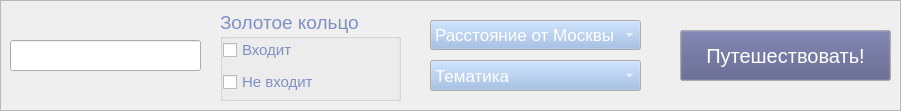
   <widget class="QFrame" name="frame_search">
    <property name="geometry">
     <rect>
      <x>450</x>
      <y>20</y>
      <width>901</width>
      <height>111</height>
     </rect>
    </property>
    <property name="font">
     <font>
      <pointsize>14</pointsize>
     </font>
    </property>
    <property name="frameShape">
     <enum>QFrame::StyledPanel</enum>
    </property>
    <property name="frameShadow">
     <enum>QFrame::Raised</enum>
    </property>
    <widget class="QLineEdit" name="line_city_input">
     <property name="geometry">
      <rect>
       <x>10</x>
       <y>40</y>
       <width>191</width>
       <height>31</height>
      </rect>
     </property>
     <property name="font">
      <font>
       <pointsize>14</pointsize>
      </font>
     </property>
     <property name="layoutDirection">
      <enum>Qt::LeftToRight</enum>
     </property>
     <property name="alignment">
      <set>Qt::AlignLeading|Qt::AlignLeft|Qt::AlignVCenter</set>
     </property>
    </widget>
    <widget class="QComboBox" name="combo_theme">
     <property name="geometry">
      <rect>
       <x>430</x>
       <y>60</y>
       <width>211</width>
       <height>31</height>
      </rect>
     </property>
     <property name="palette">
      <palette>
       <active>
        <colorrole role="Button">
         <brush brushstyle="SolidPattern">
          <color alpha="255">
           <red>150</red>
           <green>184</green>
           <blue>229</blue>
          </color>
         </brush>
        </colorrole>
        <colorrole role="Text">
         <brush brushstyle="SolidPattern">
          <color alpha="255">
           <red>150</red>
           <green>184</green>
           <blue>229</blue>
          </color>
         </brush>
        </colorrole>
        <colorrole role="ButtonText">
         <brush brushstyle="SolidPattern">
          <color alpha="255">
           <red>255</red>
           <green>255</green>
           <blue>255</blue>
          </color>
         </brush>
        </colorrole>
        <colorrole role="PlaceholderText">
         <brush brushstyle="SolidPattern">
          <color alpha="128">
           <red>150</red>
           <green>184</green>
           <blue>229</blue>
          </color>
         </brush>
        </colorrole>
       </active>
       <inactive>
        <colorrole role="Button">
         <brush brushstyle="SolidPattern">
          <color alpha="255">
           <red>150</red>
           <green>184</green>
           <blue>229</blue>
          </color>
         </brush>
        </colorrole>
        <colorrole role="Text">
         <brush brushstyle="SolidPattern">
          <color alpha="255">
           <red>150</red>
           <green>184</green>
           <blue>229</blue>
          </color>
         </brush>
        </colorrole>
        <colorrole role="ButtonText">
         <brush brushstyle="SolidPattern">
          <color alpha="255">
           <red>255</red>
           <green>255</green>
           <blue>255</blue>
          </color>
         </brush>
        </colorrole>
        <colorrole role="PlaceholderText">
         <brush brushstyle="SolidPattern">
          <color alpha="128">
           <red>150</red>
           <green>184</green>
           <blue>229</blue>
          </color>
         </brush>
        </colorrole>
       </inactive>
       <disabled>
        <colorrole role="Button">
         <brush brushstyle="SolidPattern">
          <color alpha="255">
           <red>150</red>
           <green>184</green>
           <blue>229</blue>
          </color>
         </brush>
        </colorrole>
        <colorrole role="Text">
         <brush brushstyle="SolidPattern">
          <color alpha="255">
           <red>190</red>
           <green>190</green>
           <blue>190</blue>
          </color>
         </brush>
        </colorrole>
        <colorrole role="ButtonText">
         <brush brushstyle="SolidPattern">
          <color alpha="255">
           <red>190</red>
           <green>190</green>
           <blue>190</blue>
          </color>
         </brush>
        </colorrole>
        <colorrole role="PlaceholderText">
         <brush brushstyle="SolidPattern">
          <color alpha="128">
           <red>0</red>
           <green>0</green>
           <blue>0</blue>
          </color>
         </brush>
        </colorrole>
       </disabled>
      </palette>
     </property>
     <property name="font">
      <font>
       <pointsize>13</pointsize>
      </font>
     </property>
     <item>
      <property name="text">
       <string>Тематика</string>
      </property>
     </item>
     <item>
      <property name="text">
       <string>Гастрономия</string>
      </property>
     </item>
     <item>
      <property name="text">
       <string>История</string>
      </property>
     </item>
     <item>
      <property name="text">
       <string>Паломничество</string>
      </property>
     </item>
     <item>
      <property name="text">
       <string>Пляжный отдых</string>
      </property>
     </item>
     <item>
      <property name="text">
       <string>Промысел</string>
      </property>
     </item>
    </widget>
    <widget class="QComboBox" name="combo_distance">
     <property name="geometry">
      <rect>
       <x>430</x>
       <y>20</y>
       <width>211</width>
       <height>30</height>
      </rect>
     </property>
     <property name="palette">
      <palette>
       <active>
        <colorrole role="Button">
         <brush brushstyle="SolidPattern">
          <color alpha="255">
           <red>150</red>
           <green>184</green>
           <blue>229</blue>
          </color>
         </brush>
        </colorrole>
        <colorrole role="Text">
         <brush brushstyle="SolidPattern">
          <color alpha="255">
           <red>255</red>
           <green>255</green>
           <blue>255</blue>
          </color>
         </brush>
        </colorrole>
        <colorrole role="ButtonText">
         <brush brushstyle="SolidPattern">
          <color alpha="255">
           <red>255</red>
           <green>255</green>
           <blue>255</blue>
          </color>
         </brush>
        </colorrole>
       </active>
       <inactive>
        <colorrole role="Button">
         <brush brushstyle="SolidPattern">
          <color alpha="255">
           <red>150</red>
           <green>184</green>
           <blue>229</blue>
          </color>
         </brush>
        </colorrole>
        <colorrole role="Text">
         <brush brushstyle="SolidPattern">
          <color alpha="255">
           <red>255</red>
           <green>255</green>
           <blue>255</blue>
          </color>
         </brush>
        </colorrole>
        <colorrole role="ButtonText">
         <brush brushstyle="SolidPattern">
          <color alpha="255">
           <red>255</red>
           <green>255</green>
           <blue>255</blue>
          </color>
         </brush>
        </colorrole>
       </inactive>
       <disabled>
        <colorrole role="Button">
         <brush brushstyle="SolidPattern">
          <color alpha="255">
           <red>150</red>
           <green>184</green>
           <blue>229</blue>
          </color>
         </brush>
        </colorrole>
        <colorrole role="Text">
         <brush brushstyle="SolidPattern">
          <color alpha="255">
           <red>84</red>
           <green>88</green>
           <blue>133</blue>
          </color>
         </brush>
        </colorrole>
        <colorrole role="ButtonText">
         <brush brushstyle="SolidPattern">
          <color alpha="255">
           <red>84</red>
           <green>88</green>
           <blue>133</blue>
          </color>
         </brush>
        </colorrole>
       </disabled>
      </palette>
     </property>
     <property name="font">
      <font>
       <pointsize>13</pointsize>
      </font>
     </property>
     <item>
      <property name="text">
       <string>Расстояние от Москвы</string>
      </property>
     </item>
     <item>
      <property name="text">
       <string>До 100 км</string>
      </property>
     </item>
     <item>
      <property name="text">
       <string>100 - 200</string>
      </property>
     </item>
     <item>
      <property name="text">
       <string>200 - 500</string>
      </property>
     </item>
     <item>
      <property name="text">
       <string>Более 500 км</string>
      </property>
     </item>
    </widget>
    <widget class="QGroupBox" name="groupBox">
     <property name="geometry">
      <rect>
       <x>220</x>
       <y>10</y>
       <width>181</width>
       <height>91</height>
      </rect>
     </property>
     <property name="palette">
      <palette>
       <active>
        <colorrole role="WindowText">
         <brush brushstyle="SolidPattern">
          <color alpha="255">
           <red>127</red>
           <green>144</green>
           <blue>196</blue>
          </color>
         </brush>
        </colorrole>
       </active>
       <inactive>
        <colorrole role="WindowText">
         <brush brushstyle="SolidPattern">
          <color alpha="255">
           <red>127</red>
           <green>144</green>
           <blue>196</blue>
          </color>
         </brush>
        </colorrole>
       </inactive>
       <disabled>
        <colorrole role="WindowText">
         <brush brushstyle="SolidPattern">
          <color alpha="255">
           <red>84</red>
           <green>88</green>
           <blue>133</blue>
          </color>
         </brush>
        </colorrole>
       </disabled>
      </palette>
     </property>
     <property name="title">
      <string>Золотое кольцо</string>
     </property>
     <property name="checkable">
      <bool>false</bool>
     </property>
     <widget class="QWidget" name="verticalLayoutWidget">
      <property name="geometry">
       <rect>
        <x>3</x>
        <y>26</y>
        <width>171</width>
        <height>61</height>
       </rect>
      </property>
      <layout class="QVBoxLayout" name="verticalLayout">
       <item>
        <widget class="QCheckBox" name="check_in_ring">
         <property name="palette">
          <palette>
           <active>
            <colorrole role="WindowText">
             <brush brushstyle="SolidPattern">
              <color alpha="255">
               <red>127</red>
               <green>144</green>
               <blue>196</blue>
              </color>
             </brush>
            </colorrole>
           </active>
           <inactive>
            <colorrole role="WindowText">
             <brush brushstyle="SolidPattern">
              <color alpha="255">
               <red>127</red>
               <green>144</green>
               <blue>196</blue>
              </color>
             </brush>
            </colorrole>
           </inactive>
           <disabled>
            <colorrole role="WindowText">
             <brush brushstyle="SolidPattern">
              <color alpha="255">
               <red>84</red>
               <green>88</green>
               <blue>133</blue>
              </color>
             </brush>
            </colorrole>
           </disabled>
          </palette>
         </property>
         <property name="font">
          <font>
           <pointsize>11</pointsize>
          </font>
         </property>
         <property name="text">
          <string>Входит</string>
         </property>
        </widget>
       </item>
       <item>
        <widget class="QCheckBox" name="check_out_ring">
         <property name="palette">
          <palette>
           <active>
            <colorrole role="WindowText">
             <brush brushstyle="SolidPattern">
              <color alpha="255">
               <red>127</red>
               <green>144</green>
               <blue>196</blue>
              </color>
             </brush>
            </colorrole>
           </active>
           <inactive>
            <colorrole role="WindowText">
             <brush brushstyle="SolidPattern">
              <color alpha="255">
               <red>127</red>
               <green>144</green>
               <blue>196</blue>
              </color>
             </brush>
            </colorrole>
           </inactive>
           <disabled>
            <colorrole role="WindowText">
             <brush brushstyle="SolidPattern">
              <color alpha="255">
               <red>84</red>
               <green>88</green>
               <blue>133</blue>
              </color>
             </brush>
            </colorrole>
           </disabled>
          </palette>
         </property>
         <property name="font">
          <font>
           <pointsize>11</pointsize>
          </font>
         </property>
         <property name="text">
          <string>Не входит</string>
         </property>
        </widget>
       </item>
      </layout>
     </widget>
    </widget>
    <widget class="QPushButton" name="btn_find">
     <property name="geometry">
      <rect>
       <x>680</x>
       <y>30</y>
       <width>211</width>
       <height>51</height>
      </rect>
     </property>
     <property name="palette">
      <palette>
       <active>
        <colorrole role="WindowText">
         <brush brushstyle="SolidPattern">
          <color alpha="255">
           <red>0</red>
           <green>0</green>
           <blue>0</blue>
          </color>
         </brush>
        </colorrole>
        <colorrole role="Button">
         <brush brushstyle="SolidPattern">
          <color alpha="255">
           <red>84</red>
           <green>88</green>
           <blue>133</blue>
          </color>
         </brush>
        </colorrole>
        <colorrole role="Text">
         <brush brushstyle="SolidPattern">
          <color alpha="255">
           <red>255</red>
           <green>255</green>
           <blue>255</blue>
          </color>
         </brush>
        </colorrole>
        <colorrole role="ButtonText">
         <brush brushstyle="SolidPattern">
          <color alpha="255">
           <red>255</red>
           <green>255</green>
           <blue>255</blue>
          </color>
         </brush>
        </colorrole>
        <colorrole role="PlaceholderText">
         <brush brushstyle="SolidPattern">
          <color alpha="128">
           <red>255</red>
           <green>255</green>
           <blue>255</blue>
          </color>
         </brush>
        </colorrole>
       </active>
       <inactive>
        <colorrole role="WindowText">
         <brush brushstyle="SolidPattern">
          <color alpha="255">
           <red>0</red>
           <green>0</green>
           <blue>0</blue>
          </color>
         </brush>
        </colorrole>
        <colorrole role="Button">
         <brush brushstyle="SolidPattern">
          <color alpha="255">
           <red>84</red>
           <green>88</green>
           <blue>133</blue>
          </color>
         </brush>
        </colorrole>
        <colorrole role="Text">
         <brush brushstyle="SolidPattern">
          <color alpha="255">
           <red>255</red>
           <green>255</green>
           <blue>255</blue>
          </color>
         </brush>
        </colorrole>
        <colorrole role="ButtonText">
         <brush brushstyle="SolidPattern">
          <color alpha="255">
           <red>255</red>
           <green>255</green>
           <blue>255</blue>
          </color>
         </brush>
        </colorrole>
        <colorrole role="PlaceholderText">
         <brush brushstyle="SolidPattern">
          <color alpha="128">
           <red>255</red>
           <green>255</green>
           <blue>255</blue>
          </color>
         </brush>
        </colorrole>
       </inactive>
       <disabled>
        <colorrole role="WindowText">
         <brush brushstyle="SolidPattern">
          <color alpha="255">
           <red>190</red>
           <green>190</green>
           <blue>190</blue>
          </color>
         </brush>
        </colorrole>
        <colorrole role="Button">
         <brush brushstyle="SolidPattern">
          <color alpha="255">
           <red>84</red>
           <green>88</green>
           <blue>133</blue>
          </color>
         </brush>
        </colorrole>
        <colorrole role="Text">
         <brush brushstyle="SolidPattern">
          <color alpha="255">
           <red>190</red>
           <green>190</green>
           <blue>190</blue>
          </color>
         </brush>
        </colorrole>
        <colorrole role="ButtonText">
         <brush brushstyle="SolidPattern">
          <color alpha="255">
           <red>190</red>
           <green>190</green>
           <blue>190</blue>
          </color>
         </brush>
        </colorrole>
        <colorrole role="PlaceholderText">
         <brush brushstyle="SolidPattern">
          <color alpha="128">
           <red>0</red>
           <green>0</green>
           <blue>0</blue>
          </color>
         </brush>
        </colorrole>
       </disabled>
      </palette>
     </property>
     <property name="font">
      <font>
       <pointsize>15</pointsize>
       <stylestrategy>PreferDefault</stylestrategy>
      </font>
     </property>
     <property name="text">
      <string>Путешествовать!</string>
     </property>
    </widget>
   </widget>
